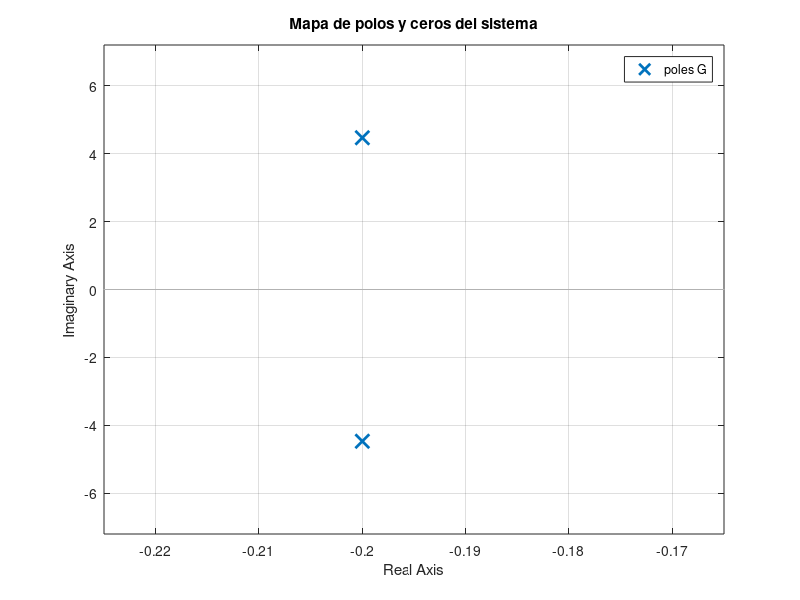
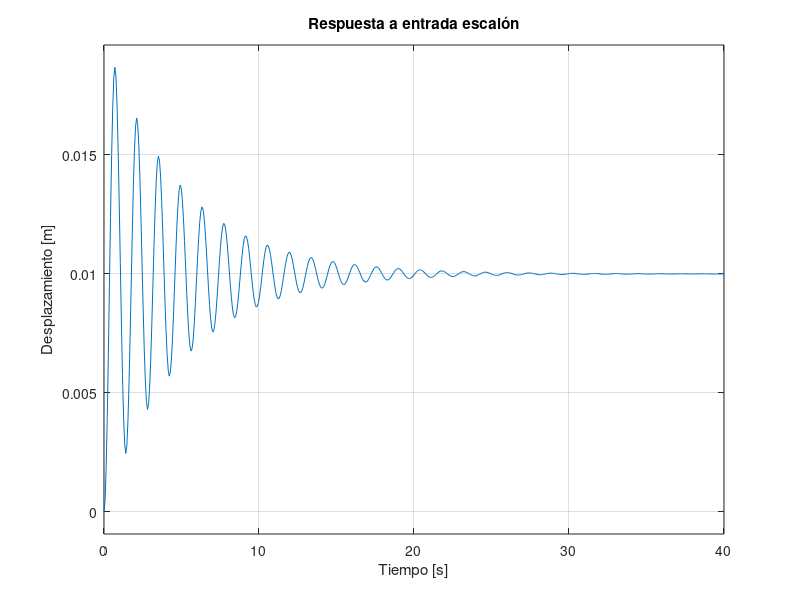
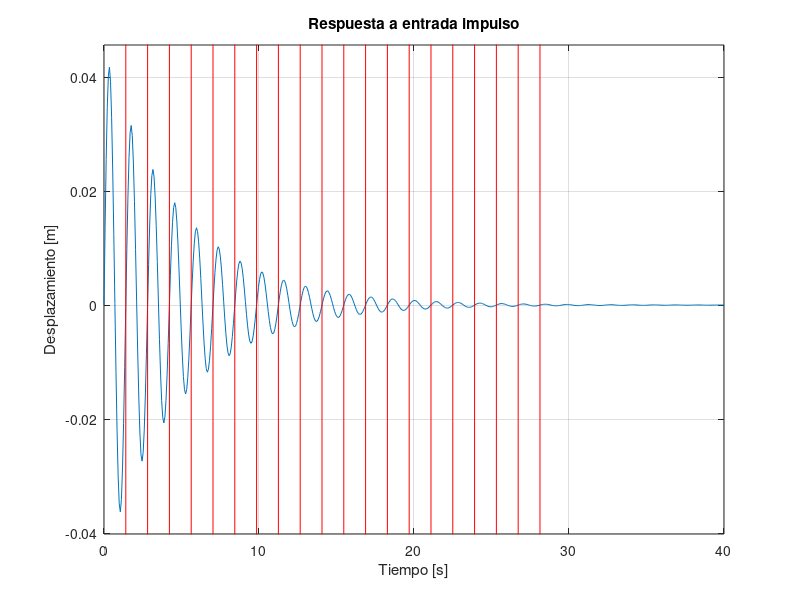
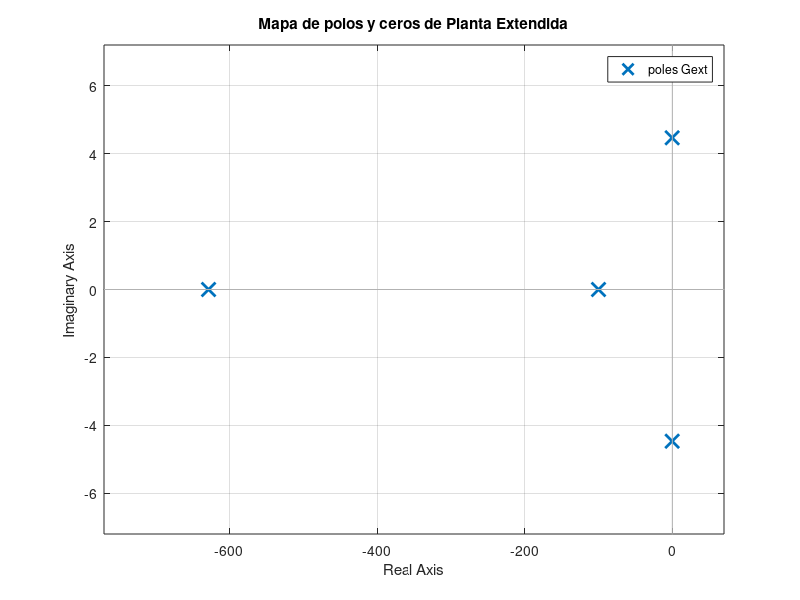

The MATLAB source for these figures, in order: (Note: this script raises an error after producing the figures.)
clear all; close all; clc;
pkg load control;

% Parámetros del Sistema
m = 5;
k = 100;
c = 2;

% Cálculo de Zeta, Frec. Natural y Frec. Amortiguada
zeta = c / (2*sqrt(k*m))
omega_n = sqrt(k/m)
omega_d = omega_n * sqrt(1 - zeta^2)

% Períodos asociados
Tn = (2*pi) / omega_n
Td = (2*pi) / omega_d

% Función de Transferencia: Fuerza -> Desplazamiento
G = tf(1, [m, c, k]);

% Polos
figure;
pzmap(G);
title("Mapa de polos y ceros del sistema");
grid on;

% Respuesta a escalón
figure;
step(G);
title("Respuesta a entrada escalón");
xlabel("Tiempo [s]");
ylabel("Desplazamiento [m]");
grid on;

% Respuesta a impulso
figure;
impulse(G);
for i = 1:20
  line ("xdata",[Td*i,Td*i], "ydata",[-1,1], "linewidth", 0.5, "color", "red")
endfor
title("Respuesta a entrada impulso");
xlabel("Tiempo [s]");
ylabel("Desplazamiento [m]");
grid on;

% Calculo de Sobreimpulso (Overshoot)
[y, t] = step(G);
y_max = max(y);
overshoot = (y_max - y(end)) / y(end) * 100;

% Parametros Sensor
Ks = 1;
fc = 100;
tau_s = 1 / (2 * pi * fc)

% Parametros Actuador
Ka = 10;
tau_a = 0.01;

% Planta Extendida
S = tf(Ks, [tau_s, 1]);
A = tf(Ka, [tau_a, 1]);
Gext = A * S * G;

% Polos Planta Extendida
pole(Gext)
figure;
pzmap(Gext);
title("Mapa de polos y ceros de Planta Extendida");
grid on;

% Etapa Polos Deseados
pkg load symbolic;

% --- ZETA DESEADO ---
syms zeta_d Mp;
eq = Mp == exp((-pi*zeta_d)/sqrt(1-zeta_d^2));

% Despeje de zeta_d en funcion de Mp
solucion = solve(eq, zeta_d)

% Solucion
Mp_val = 0.05; % 5%
zeta_sol = -sqrt(1 / ((log(Mp_val))^2 + pi^2)) * log(Mp_val)

% --- OMEGA_N DESEADO ---
syms omega_nd Ts;
eq2 = Ts == 4/(zeta_d * omega_nd)

solucion_2 = solve(eq2, omega_nd)

% Reemplazando con valores numericos
Ts_val = 1.2;
omega_sol = 4/(Ts_val * zeta_sol)

% Calculos Controlador 
% ---- TODO ESTO PERTENECE A PD, que ya no lo vamos a usar, se reemplaza por PID
% beta = tau_a + tau_s;
% K_d = (beta * m * (omega_sol^2) + 2 * m * zeta_sol * omega_sol - c - k * beta) / (Ka * Ks)
% K_p = (m * (omega_sol^2) - k) / (Ka * Ks)
%
% % --- ULTIMA ETAPA ---
% K_d = 3.1526; % 3.1526
% K_p = 1.6653; % 1.6653

% C = tf([K_d, K_p] , 1)

% lazo_abierto_SC = A * G;
% lazo_abierto_CC = C * A * G;
%
% lazo_cerrado_SC = feedback(lazo_abierto_SC, S);
% lazo_cerrado_CC = feedback(lazo_abierto_CC, S);
% [x2, y2] = step(lazo_cerrado_CC);
% y_max_est = x2(end)
% franja_sup = y_max_est*1.02;
% franja_inf = y_max_est*0.98;
%
% figure;
% step(lazo_cerrado_SC, lazo_cerrado_CC, [0:0.001:20]);
% line ("xdata",[Ts_val,Ts_val], "ydata",[-1,1], "linewidth", 0.5, "color", "green");
% line ("xdata",[0,20], "ydata",[franja_sup,franja_sup], "linewidth", 0.5, "color", "green");
% line ("xdata",[0,20], "ydata",[franja_inf,franja_inf], "linewidth", 0.5, "color", "green");
% title("Respuesta a entrada escalón en lazo cerrado");
% xlabel("Tiempo [s]");
% ylabel("Desplazamiento [m]");
% grid on;
%
% figure;
% pzmap(lazo_cerrado_CC);
% title("Mapa de polos y ceros de Planta Extendida");
% grid on;
% ---- TODO ESTO PERTENECE A PD

% --- CONTROLADOR PID (REEMPLAZA AL PD) ---

% Ganancias iniciales (vamos a afinarlas si es necesario)
Kp = 250;
Ki = 180;
Kd = 15;

% PID en forma estándar: C(s) = (Kd*s^2 + Kp*s + Ki)/s
C = tf([Kd Kp Ki], [1 0]);

% Lazo abierto y cerrado
L = C * Gext;
T = feedback(L,1);     % Lazo cerrado completo

% Lazo cerrado sin controlador para comparar
T_sc = feedback(Gext,1);

% --- RESPUESTA AL ESCALON CON PID ---
figure;
step(T, 5);
title("Respuesta en lazo cerrado con PID");
xlabel("Tiempo [s]");
ylabel("Desplazamiento [m]");
grid on;

% --- COMPARACION SIN Y CON CONTROL ---
figure;
step(T_sc, T, 5);
legend("Sin Control", "Con PID");
title("Comparación Lazo Cerrado");
grid on;

% --- ACCION DE CONTROL ---
t = 0:0.001:5;
r = ones(size(t));        % referencia escalón

[y, t] = lsim(T, r, t);   % salida del sistema
u = lsim(C, r - y, t);    % acción de control

figure;
plot(t, u);
title("Acción de Control u(t)");
xlabel("Tiempo [s]");
ylabel("Fuerza del actuador [N]");
grid on;


